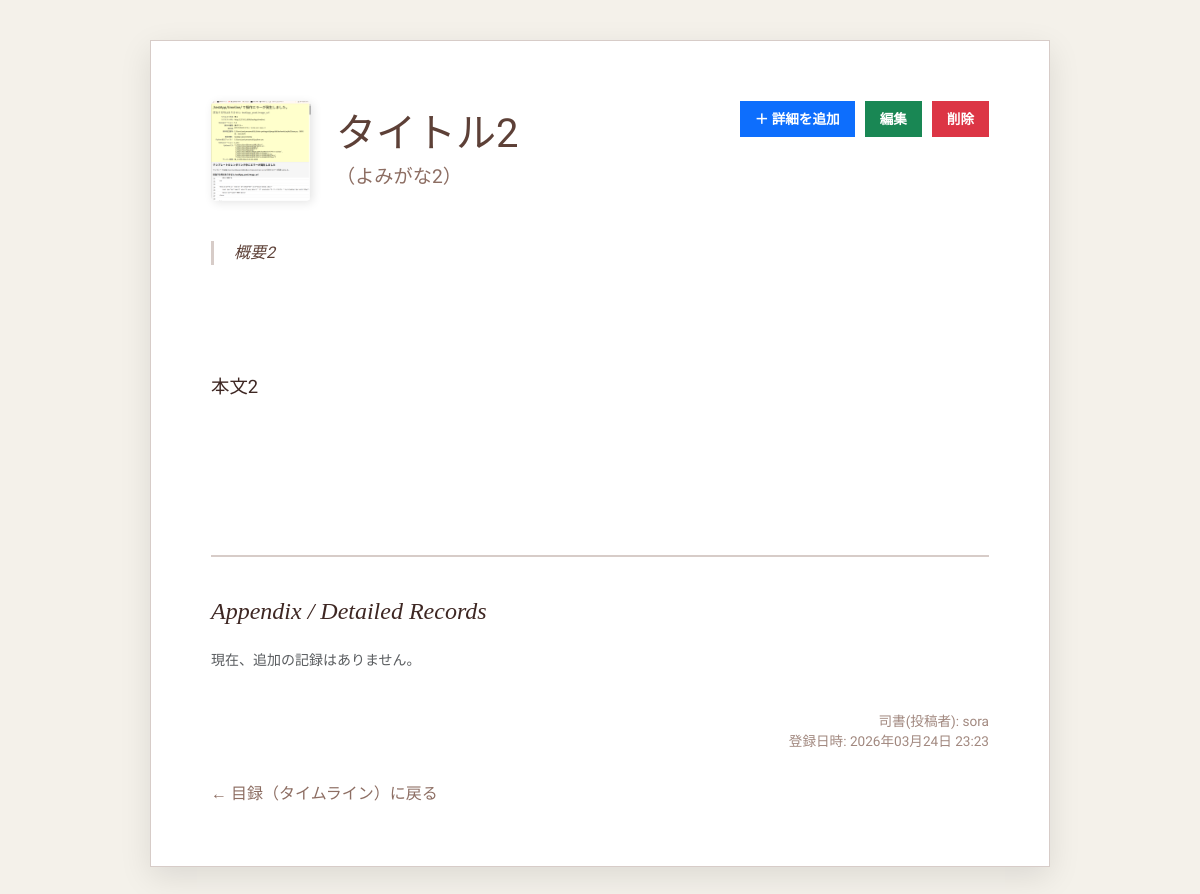
/testApp/post/25/, run on the app's committed database.
### testApp/models.py (models this page shows, shortened)
class Post(models.Model):
    title = models.CharField(max_length=200)
    title_kana = models.CharField(max_length=200, verbose_name="記事タイトルのよみがな", blank=True, null=True)
    summary = models.TextField(max_length=250, verbose_name="概要", blank=True, null=True)
    content = models.TextField()
    author = models.ForeignKey(User, on_delete=models.CASCADE)
    created_at = models.DateTimeField(auto_now_add=True)
    parent = models.ForeignKey('self', on_delete=models.CASCADE, null=True, blank=True, related_name='replies')
    image = models.ImageField(upload_to='images/', blank=True, null=True)

### testApp/views.py (the view, shortened to what this page needs)
# urls.py: path('post/<int:pk>/', views.post_detail, name='post_detail'),
def post_detail(request, pk):
    parent_post = get_object_or_404(Post, pk=pk)
    child_posts = parent_post.replies.all().order_by('created_at')
    return render(request, 'post_detail.html', {'post': parent_post, 'child_posts': child_posts})

### templates/post_detail.html (shortened to what this page needs)
<!DOCTYPE html>
<html lang="ja">
<head>
    <link href="https://cdn.jsdelivr.net/npm/bootstrap@5.3.0/dist/css/bootstrap.min.css" rel="stylesheet">
</head>
<body>
<div class="container">
    <div class="book-page">
        <div class="action-header">
            <div class="title-section d-flex align-items-center">
                {% if post.image %}
                    <img src="{{ post.image.url }}" style="width: 100px; height: 100px; object-fit: cover; border-radius: 5px; margin-right: 25px; box-shadow: 2px 2px 10px rgba(0,0,0,0.1);">
                {% endif %}
                <div>
                    <h1>{{ post.title }}</h1>
                    <div class="title-kana">（{{ post.title_kana }}）</div>
                </div>
            </div>
            <div class="btn-group-library">
                <a href="{% url 'add_sub_content' post.pk %}" class="btn btn-primary btn-lib">＋ 詳細を追加</a>
                <a href="{% url 'edit_post' post.pk %}" class="btn btn-success btn-lib">編集</a>
                <form action="{% url 'delete_post' post.pk %}" method="POST" onsubmit="return confirm('削除しますか？');" style="display: inline;">
                    <button type="submit" class="btn btn-danger btn-lib">削除</button>
                </form>
            </div>
        </div>
        <div class="summary-box">
            {{ post.summary }}
        </div>
        <div class="main-content">
            {{ post.content|linebreaks }}
        </div>
        <div class="sub-content-section">
            <h4 class="mb-4" style="font-family: 'Playfair Display', serif; font-style: italic;">Appendix / Detailed Records</h4>
            {% for sub in post.sub_contents.all %}
                <div class="sub-content-card">
                    <div class="sub-content-header" onclick="toggleSubContent(this)">
                        <span class="fw-bold">{{ sub.title }}</span>
                        <span class="text-muted small">開く / 閉じる</span>
                    </div>
                    <div class="sub-content-body" style="display: none;">
                        <p style="white-space: pre-wrap;">{{ sub.content }}</p>
                        <div class="d-flex justify-content-between align-items-center mt-3">
                            <small class="text-muted">記録日: {{ sub.created_at|date:"Y/m/d H:i" }}</small>
                            <div>
                                <a href="{% url 'edit_sub_content' sub.pk %}" class="btn btn-sm btn-outline-success border-0">編集</a>
                                <form action="{% url 'delete_sub_content' sub.pk %}" method="POST" class="d-inline">
                                    {% csrf_token %}
                                    <button type="submit" class="btn btn-sm btn-outline-danger border-0">削除</button>
                                </form>
                            </div>
                        </div>
                    </div>
                </div>
            {% empty %}
                <p class="text-muted small italic">現在、追加の記録はありません。</p>
            {% endfor %}
        </div>
        <div class="footer-info">
            司書(投稿者): {{ post.author.username }} <br>
            登録日時: {{ post.created_at|date:"Y年m月d日 H:i" }}
        </div>
        <a href="{% url 'timeline' %}" class="back-link">← 目録（タイムライン）に戻る</a>
    </div>
</div>
</body>
</html>

### templates/post_detail.html (style rules this page uses)
body { background-color: #f4f1ea; background-image: url('https://www.transparenttextures.com/patterns/paper.png'); font-family: 'Sawarabi Mincho', serif; color: #3e2723; padding-bottom: 60px; }
.book-page { background: #fff; max-width: 900px; margin: 40px auto; padding: 60px; box-shadow: 0 10px 30px rgba(0,0,0,0.1); border: 1px solid #d7ccc8; position: relative; }
.action-header { display: flex; justify-content: space-between; align-items: flex-start; margin-bottom: 40px; }
.title-section h1 { font-size: 2.5rem; margin: 0; color: #5d4037; }
.title-kana { font-size: 1.2rem; color: #8d6e63; margin-top: 5px; }
.btn-group-library { display: flex; gap: 10px; }
.btn-lib { border-radius: 0; font-size: 0.85rem; padding: 8px 15px; font-weight: bold; border: none; }
.summary-box { font-style: italic; border-left: 3px solid #d7ccc8; padding-left: 20px; margin: 30px 0; color: #5d4037; }
.main-content { font-size: 1.15rem; line-height: 2; white-space: pre-wrap; margin-bottom: 50px; }
.sub-content-section { margin-top: 60px; border-top: 2px double #d7ccc8; padding-top: 40px; }
.footer-info { font-size: 0.85rem; color: #a1887f; text-align: right; margin-top: 40px; }
.back-link { display: inline-block; margin-top: 30px; color: #8d6e63; text-decoration: none; }

### data on the page
Post: image (picture), title "タイトル2", title_kana "よみがな2", summary "概要2", content "本文2", author.username "sora", created_at "2026年03月24日 23:23"
